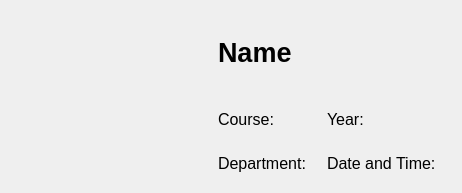
            <widget class="QWidget" name="widget" native="true">
             <layout class="QHBoxLayout" name="widgetDetailLayout">
              <item>
               <widget class="QLabel" name="studentPhoto">
                <property name="sizePolicy">
                 <sizepolicy hsizetype="Fixed" vsizetype="Fixed">
                  <horstretch>0</horstretch>
                  <verstretch>0</verstretch>
                 </sizepolicy>
                </property>
                <property name="minimumSize">
                 <size>
                  <width>201</width>
                  <height>171</height>
                 </size>
                </property>
                <property name="text">
                 <string/>
                </property>
               </widget>
              </item>
              <item>
               <layout class="QVBoxLayout" name="detailInfoLayout">
                <item>
                 <widget class="QLabel" name="nameLabel">
                  <property name="font">
                   <font>
                    <pointsize>20</pointsize>
                    <bold>true</bold>
                   </font>
                  </property>
                  <property name="text">
                   <string>Name</string>
                  </property>
                 </widget>
                </item>
                <item>
                 <layout class="QGridLayout" name="detailGridLayout">
                  <item row="0" column="0">
                   <widget class="QLabel" name="label_5">
                    <property name="font">
                     <font>
                      <pointsize>12</pointsize>
                     </font>
                    </property>
                    <property name="text">
                     <string>Course:</string>
                    </property>
                   </widget>
                  </item>
                  <item row="0" column="1">
                   <widget class="QLabel" name="courseLabel">
                    <property name="font">
                     <font>
                      <pointsize>12</pointsize>
                      <bold>false</bold>
                     </font>
                    </property>
                    <property name="text">
                     <string/>
                    </property>
                   </widget>
                  </item>
                  <item row="0" column="2">
                   <widget class="QLabel" name="label_2">
                    <property name="font">
                     <font>
                      <pointsize>12</pointsize>
                     </font>
                    </property>
                    <property name="text">
                     <string>Year:</string>
                    </property>
                   </widget>
                  </item>
                  <item row="0" column="3">
                   <widget class="QLabel" name="yrlevel_label">
                    <property name="font">
                     <font>
                      <pointsize>12</pointsize>
                      <bold>false</bold>
                     </font>
                    </property>
                    <property name="text">
                     <string/>
                    </property>
                   </widget>
                  </item>
                  <item row="1" column="0">
                   <widget class="QLabel" name="label_4">
                    <property name="font">
                     <font>
                      <pointsize>12</pointsize>
                     </font>
                    </property>
                    <property name="text">
                     <string>Department:</string>
                    </property>
                   </widget>
                  </item>
                  <item row="1" column="1">
                   <widget class="QLabel" name="depLabel">
                    <property name="font">
                     <font>
                      <pointsize>12</pointsize>
                      <bold>false</bold>
                     </font>
                    </property>
                    <property name="text">
                     <string/>
                    </property>
                   </widget>
                  </item>
                  <item row="1" column="2">
                   <widget class="QLabel" name="label_3">
                    <property name="font">
                     <font>
                      <pointsize>12</pointsize>
                     </font>
                    </property>
                    <property name="text">
                     <string>Date and Time:</string>
                    </property>
                   </widget>
                  </item>
                  <item row="1" column="3">
                   <widget class="QLabel" name="timeDate_Label">
                    <property name="font">
                     <font>
                      <pointsize>12</pointsize>
                      <bold>false</bold>
                     </font>
                    </property>
                    <property name="text">
                     <string/>
                    </property>
                   </widget>
                  </item>
                 </layout>
                </item>
               </layout>
              </item>
             </layout>
            </widget>
